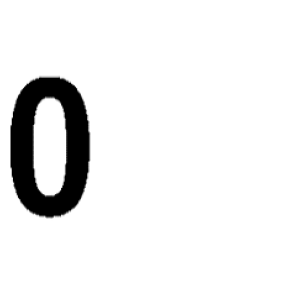
#> input picture module1 (1)/fonts_JJANGJJAE/test/0.png, 300 x 300 px
$ python -i number.py   (imports and definitions only)
#> lines starting #> are read from the running program, lines starting #| are printed output that depends on the picture; after the words box and inside, x2 and y2 are one past the last pixel; in counts of white or black regions, pixels touching at a corner belong together
#> further down, picture is the input picture: shape (300, 300, 3); min 0, max 255, mean 236.4
import os
import cv2
import numpy as np

folders = ["견고딕", "굴림", "HY신명조"]

w = 100
lines = [2, 3, 5, 7, 9, 11, 13] # 탐지할 선 갯수 목록

def getRectContour(img):
    gray = cv2.cvtColor(img, cv2.COLOR_BGR2GRAY)

    # 경계값 적용 cv.adaptiveThreshold(이미지, 최대값, 경계값 계산 알고리즘, 경계화 타입, 블록 크기(홀수), 보정상수)
    thr = cv2.adaptiveThreshold(gray, 255, cv2.ADAPTIVE_THRESH_GAUSSIAN_C, cv2.THRESH_BINARY_INV, 11, 1)
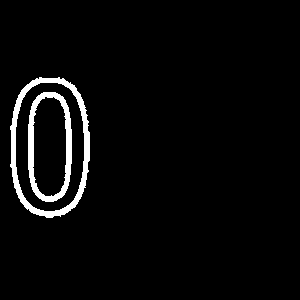
#> thr: shape (300, 300); 3.7% white; 2 white regions

    # 외곽선 찾기
    contours, hierarchy = cv2.findContours(
        thr,
        cv2.RETR_EXTERNAL,
        cv2.CHAIN_APPROX_SIMPLE
    )
#> contours = 1 contour; box (x1, y1, x2, y2) and area: (10, 77, 90, 218) 9168

    # 외곽선 위치
    x, y, w, h = cv2.boundingRect(contours[0])
#> x = 10; y = 77; w = 80; h = 141

    return {
        "x": x,
        "y": y,
        "w": w,
        "h": h,
        "from": (x, y),
        "to": (x+w, y+h),
        "contours": contours
    }

# [77 lines left out: functions loadImage, analyzeImage, not called in this run]

# [21 lines not run here, left out]

>>> import cv2
>>> picture = cv2.imread('fonts_JJANGJJAE/test/0.png')
>>> result = getRectContour(picture)
#> result = 7 items

$ run again, on module1 (1)/fonts_JJANGJJAE/test/1.png
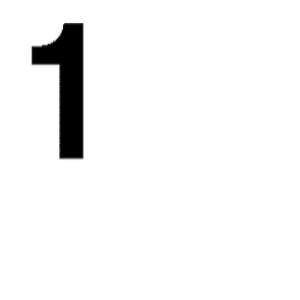
#> input picture module1 (1)/fonts_JJANGJJAE/test/1.png, 300 x 300 px
#> picture is the input picture: shape (300, 300, 3); min 0, max 255, mean 244.4
#> in getRectContour, `thr = cv2.adaptiveThreshold(gray, 255, cv2.ADAPTIVE_THRESH_GAUSSIAN_C,..`:
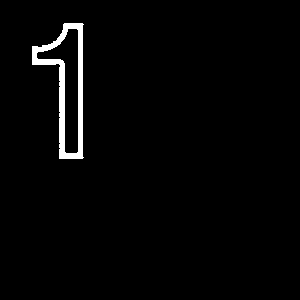
#> thr: shape (300, 300); 2.1% white; 1 white region
#> contours = 1 contour; box (x1, y1, x2, y2) and area: (32, 23, 84, 159) 3598
#> x = 32; y = 23; w = 52; h = 136
#> result = 7 items

$ run again, on module1 (1)/fonts_JJANGJJAE/test/2.png
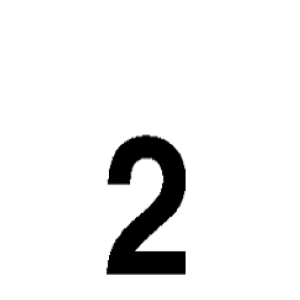
#> input picture module1 (1)/fonts_JJANGJJAE/test/2.png, 300 x 300 px
#> picture is the input picture: shape (300, 300, 3); min 0, max 255, mean 237.6
#> in getRectContour, `thr = cv2.adaptiveThreshold(gray, 255, cv2.ADAPTIVE_THRESH_GAUSSIAN_C,..`:
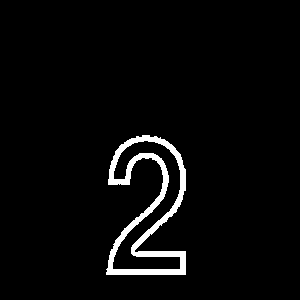
#> thr: shape (300, 300); 3.6% white; 1 white region
#> contours = 1 contour; box (x1, y1, x2, y2) and area: (106, 135, 186, 275) 5947
#> x = 106; y = 135; w = 80; h = 140
#> result = 7 items

$ run again, on module1 (1)/fonts_JJANGJJAE/test/3.png
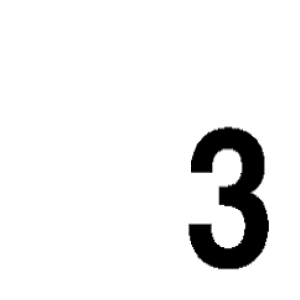
#> input picture module1 (1)/fonts_JJANGJJAE/test/3.png, 300 x 300 px
#> picture is the input picture: shape (300, 300, 3); min 0, max 255, mean 238.1
#> in getRectContour, `thr = cv2.adaptiveThreshold(gray, 255, cv2.ADAPTIVE_THRESH_GAUSSIAN_C,..`:
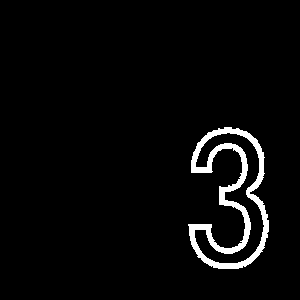
#> thr: shape (300, 300); 3.6% white; 1 white region
#> contours = 1 contour; box (x1, y1, x2, y2) and area: (188, 127, 269, 269) 5702
#> x = 188; y = 127; w = 81; h = 142
#> result = 7 items
